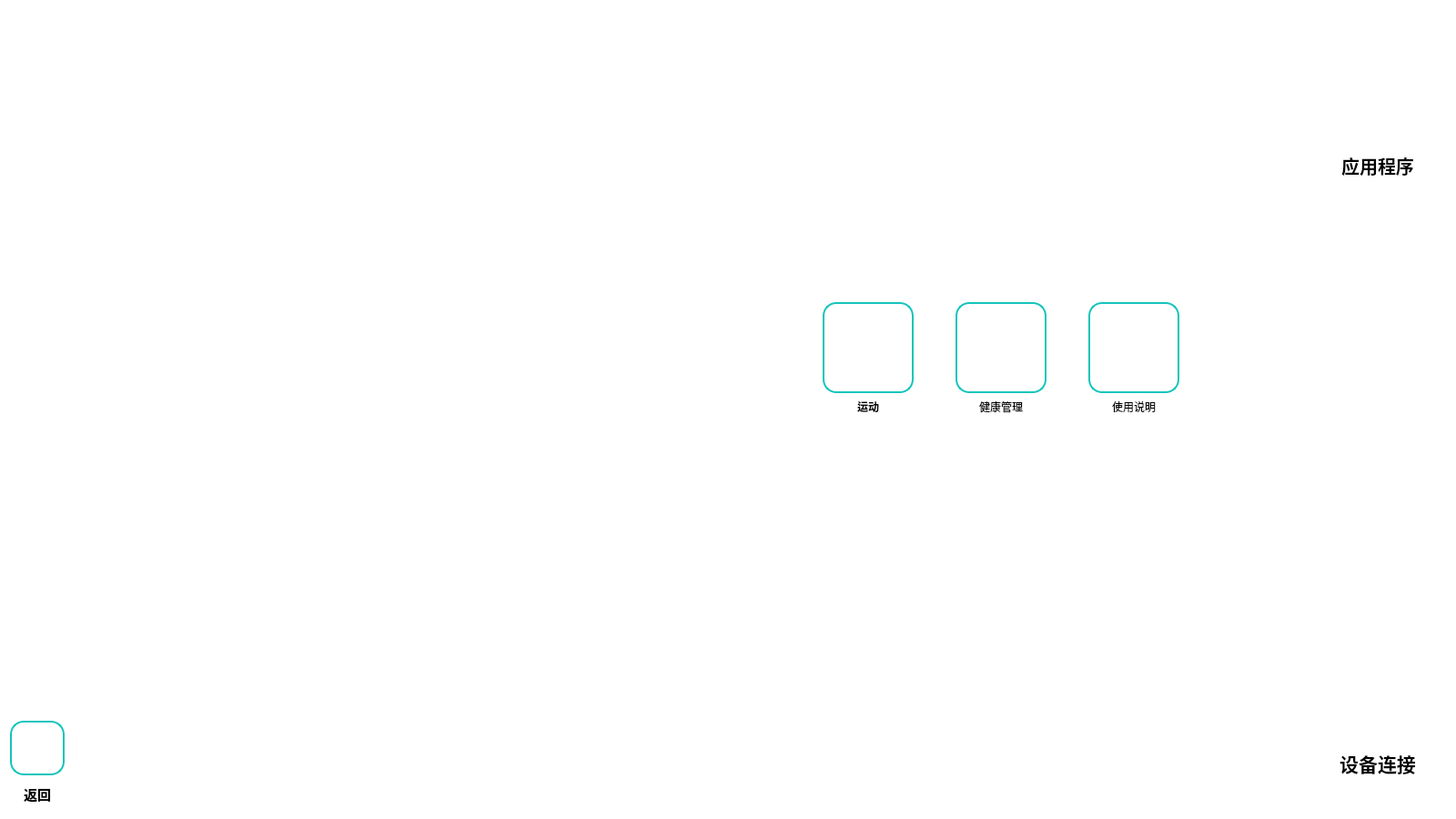
<?xml version="1.0" encoding="UTF-8"?>
<ui version="4.0">
 <class>ApplicationWindow</class>
 <widget class="QWidget" name="ApplicationWindow">
  <property name="enabled">
   <bool>true</bool>
  </property>
  <property name="geometry">
   <rect>
    <x>0</x>
    <y>0</y>
    <width>1600</width>
    <height>900</height>
   </rect>
  </property>
  <property name="windowTitle">
   <string>Form</string>
  </property>
  <property name="styleSheet">
   <string notr="true">background-color: rgb(255, 255, 255);
border:2px ;border-radius:15px;</string>
  </property>
  <layout class="QGridLayout" name="gridLayout">
   <item row="0" column="5">
    <spacer name="verticalSpacer_9">
     <property name="orientation">
      <enum>Qt::Vertical</enum>
     </property>
     <property name="sizeHint" stdset="0">
      <size>
       <width>20</width>
       <height>40</height>
      </size>
     </property>
    </spacer>
   </item>
   <item row="0" column="8">
    <spacer name="horizontalSpacer_4">
     <property name="orientation">
      <enum>Qt::Horizontal</enum>
     </property>
     <property name="sizeHint" stdset="0">
      <size>
       <width>40</width>
       <height>20</height>
      </size>
     </property>
    </spacer>
   </item>
   <item row="0" column="9" rowspan="2">
    <layout class="QVBoxLayout" name="verticalLayout">
     <item>
      <widget class="QLabel" name="labelPicture">
       <property name="minimumSize">
        <size>
         <width>150</width>
         <height>150</height>
        </size>
       </property>
       <property name="maximumSize">
        <size>
         <width>150</width>
         <height>150</height>
        </size>
       </property>
       <property name="styleSheet">
        <string notr="true">border-image: url(:/icon/ApplicationWindow/application.png);</string>
       </property>
       <property name="text">
        <string/>
       </property>
      </widget>
     </item>
     <item>
      <widget class="QLabel" name="labelTiltle">
       <property name="minimumSize">
        <size>
         <width>0</width>
         <height>0</height>
        </size>
       </property>
       <property name="maximumSize">
        <size>
         <width>150</width>
         <height>150</height>
        </size>
       </property>
       <property name="font">
        <font>
         <pointsize>15</pointsize>
         <weight>75</weight>
         <bold>true</bold>
        </font>
       </property>
       <property name="text">
        <string>应用程序</string>
       </property>
       <property name="alignment">
        <set>Qt::AlignCenter</set>
       </property>
      </widget>
     </item>
    </layout>
   </item>
   <item row="1" column="4" rowspan="2" colspan="3">
    <spacer name="verticalSpacer_8">
     <property name="orientation">
      <enum>Qt::Vertical</enum>
     </property>
     <property name="sizeHint" stdset="0">
      <size>
       <width>20</width>
       <height>185</height>
      </size>
     </property>
    </spacer>
   </item>
   <item row="2" column="8">
    <spacer name="horizontalSpacer_9">
     <property name="orientation">
      <enum>Qt::Horizontal</enum>
     </property>
     <property name="sizeHint" stdset="0">
      <size>
       <width>40</width>
       <height>20</height>
      </size>
     </property>
    </spacer>
   </item>
   <item row="3" column="0">
    <spacer name="verticalSpacer_10">
     <property name="orientation">
      <enum>Qt::Vertical</enum>
     </property>
     <property name="sizeHint" stdset="0">
      <size>
       <width>20</width>
       <height>40</height>
      </size>
     </property>
    </spacer>
   </item>
   <item row="3" column="4" rowspan="2" colspan="2">
    <widget class="QLabel" name="labelPicture2">
     <property name="minimumSize">
      <size>
       <width>471</width>
       <height>451</height>
      </size>
     </property>
     <property name="styleSheet">
      <string notr="true">border-image: url(:/picture/ApplicationWindow/health.png);</string>
     </property>
     <property name="text">
      <string/>
     </property>
    </widget>
   </item>
   <item row="3" column="6">
    <layout class="QHBoxLayout" name="horizontalLayout">
     <item>
      <layout class="QVBoxLayout" name="verticalLayout_2">
       <item>
        <widget class="QPushButton" name="sportPushButton">
         <property name="minimumSize">
          <size>
           <width>100</width>
           <height>100</height>
          </size>
         </property>
         <property name="styleSheet">
          <string notr="true">QPushButton{border:2px solid rgb(20,196,188);border-radius:15px;;border-image: url(:/icon/ApplicationWindow/sport.png);}


QPushButton:hover{background-color: rgb(246, 245, 244);border:none;border-image: url(:/icon/ApplicationWindow/sport.png);}









</string>
         </property>
         <property name="text">
          <string/>
         </property>
        </widget>
       </item>
       <item>
        <widget class="QLabel" name="labelSport">
         <property name="font">
          <font>
           <weight>75</weight>
           <bold>true</bold>
          </font>
         </property>
         <property name="text">
          <string>运动</string>
         </property>
         <property name="alignment">
          <set>Qt::AlignCenter</set>
         </property>
        </widget>
       </item>
       <item>
        <spacer name="verticalSpacer_4">
         <property name="orientation">
          <enum>Qt::Vertical</enum>
         </property>
         <property name="sizeHint" stdset="0">
          <size>
           <width>20</width>
           <height>40</height>
          </size>
         </property>
        </spacer>
       </item>
      </layout>
     </item>
     <item>
      <spacer name="horizontalSpacer">
       <property name="orientation">
        <enum>Qt::Horizontal</enum>
       </property>
       <property name="sizeHint" stdset="0">
        <size>
         <width>40</width>
         <height>20</height>
        </size>
       </property>
      </spacer>
     </item>
     <item>
      <layout class="QVBoxLayout" name="verticalLayout_6">
       <item>
        <widget class="QPushButton" name="healthManagerPushButton">
         <property name="minimumSize">
          <size>
           <width>100</width>
           <height>100</height>
          </size>
         </property>
         <property name="maximumSize">
          <size>
           <width>100</width>
           <height>100</height>
          </size>
         </property>
         <property name="styleSheet">
          <string notr="true">QPushButton{border:2px solid rgb(20,196,188);border-radius:15px;;border-image: url(:/icon/ApplicationWindow/healthManager.png);}

QPushButton:hover{background-color: rgb(246, 245, 244);border:none;border-image: url(:/icon/ApplicationWindow/healthManager.png);}
</string>
         </property>
         <property name="text">
          <string/>
         </property>
        </widget>
       </item>
       <item>
        <widget class="QLabel" name="labelHealthManager">
         <property name="text">
          <string>健康管理</string>
         </property>
         <property name="alignment">
          <set>Qt::AlignCenter</set>
         </property>
        </widget>
       </item>
       <item>
        <spacer name="verticalSpacer_2">
         <property name="orientation">
          <enum>Qt::Vertical</enum>
         </property>
         <property name="sizeHint" stdset="0">
          <size>
           <width>20</width>
           <height>40</height>
          </size>
         </property>
        </spacer>
       </item>
      </layout>
     </item>
     <item>
      <spacer name="horizontalSpacer_2">
       <property name="orientation">
        <enum>Qt::Horizontal</enum>
       </property>
       <property name="sizeHint" stdset="0">
        <size>
         <width>40</width>
         <height>20</height>
        </size>
       </property>
      </spacer>
     </item>
     <item>
      <layout class="QVBoxLayout" name="verticalLayout_4">
       <item>
        <widget class="QPushButton" name="manualPushbutton">
         <property name="minimumSize">
          <size>
           <width>100</width>
           <height>100</height>
          </size>
         </property>
         <property name="styleSheet">
          <string notr="true">QPushButton{border:2px solid rgb(20,196,188);border-radius:15px;;border-image: url(:/icon/ApplicationWindow/manual.png);}

QPushButton:hover{background-color: rgb(246, 245, 244);border:none;border-image: url(:/icon/ApplicationWindow/manual.png);}</string>
         </property>
         <property name="text">
          <string/>
         </property>
        </widget>
       </item>
       <item>
        <widget class="QLabel" name="labelManual">
         <property name="text">
          <string>使用说明</string>
         </property>
         <property name="alignment">
          <set>Qt::AlignCenter</set>
         </property>
        </widget>
       </item>
       <item>
        <spacer name="verticalSpacer_6">
         <property name="orientation">
          <enum>Qt::Vertical</enum>
         </property>
         <property name="sizeHint" stdset="0">
          <size>
           <width>20</width>
           <height>40</height>
          </size>
         </property>
        </spacer>
       </item>
      </layout>
     </item>
    </layout>
   </item>
   <item row="3" column="7">
    <spacer name="verticalSpacer_7">
     <property name="orientation">
      <enum>Qt::Vertical</enum>
     </property>
     <property name="sizeHint" stdset="0">
      <size>
       <width>20</width>
       <height>422</height>
      </size>
     </property>
    </spacer>
   </item>
   <item row="3" column="9">
    <spacer name="verticalSpacer_3">
     <property name="orientation">
      <enum>Qt::Vertical</enum>
     </property>
     <property name="sizeHint" stdset="0">
      <size>
       <width>20</width>
       <height>40</height>
      </size>
     </property>
    </spacer>
   </item>
   <item row="4" column="9">
    <spacer name="horizontalSpacer_6">
     <property name="orientation">
      <enum>Qt::Horizontal</enum>
     </property>
     <property name="sizeHint" stdset="0">
      <size>
       <width>149</width>
       <height>20</height>
      </size>
     </property>
    </spacer>
   </item>
   <item row="5" column="0">
    <spacer name="verticalSpacer">
     <property name="orientation">
      <enum>Qt::Vertical</enum>
     </property>
     <property name="sizeHint" stdset="0">
      <size>
       <width>20</width>
       <height>40</height>
      </size>
     </property>
    </spacer>
   </item>
   <item row="6" column="0">
    <layout class="QVBoxLayout" name="verticalLayout_5">
     <item>
      <widget class="QPushButton" name="returnBefore">
       <property name="enabled">
        <bool>true</bool>
       </property>
       <property name="minimumSize">
        <size>
         <width>60</width>
         <height>60</height>
        </size>
       </property>
       <property name="maximumSize">
        <size>
         <width>60</width>
         <height>60</height>
        </size>
       </property>
       <property name="styleSheet">
        <string notr="true">QPushButton{border:2px solid rgb(20,196,188);border-radius:15px;;border-image: url(:/icon/ApplicationWindow/return.png);}


QPushButton:hover{background-color: rgb(246, 245, 244);border:none;border-image: url(:/icon/ApplicationWindow/return.png);}</string>
       </property>
       <property name="text">
        <string/>
       </property>
       <property name="iconSize">
        <size>
         <width>20</width>
         <height>20</height>
        </size>
       </property>
       <property name="autoDefault">
        <bool>false</bool>
       </property>
      </widget>
     </item>
     <item>
      <widget class="QLabel" name="labelReturn">
       <property name="maximumSize">
        <size>
         <width>60</width>
         <height>23</height>
        </size>
       </property>
       <property name="font">
        <font>
         <pointsize>11</pointsize>
         <weight>75</weight>
         <bold>true</bold>
        </font>
       </property>
       <property name="text">
        <string>返回</string>
       </property>
       <property name="alignment">
        <set>Qt::AlignCenter</set>
       </property>
      </widget>
     </item>
    </layout>
   </item>
   <item row="6" column="1">
    <spacer name="horizontalSpacer_8">
     <property name="orientation">
      <enum>Qt::Horizontal</enum>
     </property>
     <property name="sizeHint" stdset="0">
      <size>
       <width>40</width>
       <height>20</height>
      </size>
     </property>
    </spacer>
   </item>
   <item row="6" column="2">
    <spacer name="horizontalSpacer_5">
     <property name="orientation">
      <enum>Qt::Horizontal</enum>
     </property>
     <property name="sizeHint" stdset="0">
      <size>
       <width>40</width>
       <height>20</height>
      </size>
     </property>
    </spacer>
   </item>
   <item row="6" column="3">
    <spacer name="horizontalSpacer_10">
     <property name="orientation">
      <enum>Qt::Horizontal</enum>
     </property>
     <property name="sizeHint" stdset="0">
      <size>
       <width>40</width>
       <height>20</height>
      </size>
     </property>
    </spacer>
   </item>
   <item row="6" column="4">
    <spacer name="verticalSpacer_11">
     <property name="orientation">
      <enum>Qt::Vertical</enum>
     </property>
     <property name="sizeHint" stdset="0">
      <size>
       <width>20</width>
       <height>108</height>
      </size>
     </property>
    </spacer>
   </item>
   <item row="2" column="9">
    <spacer name="verticalSpacer_5">
     <property name="orientation">
      <enum>Qt::Vertical</enum>
     </property>
     <property name="sizeHint" stdset="0">
      <size>
       <width>20</width>
       <height>40</height>
      </size>
     </property>
    </spacer>
   </item>
   <item row="6" column="9">
    <widget class="QPushButton" name="equipmentConnectPushutton">
     <property name="minimumSize">
      <size>
       <width>0</width>
       <height>100</height>
      </size>
     </property>
     <property name="font">
      <font>
       <pointsize>16</pointsize>
       <weight>75</weight>
       <bold>true</bold>
      </font>
     </property>
     <property name="styleSheet">
      <string notr="true">QPushButton{border:2px solid rgb(20,196,188);border-radius:15px;border:none}


QPushButton:hover{background-color: rgb(246, 245, 244);border:none;}</string>
     </property>
     <property name="text">
      <string>设备连接</string>
     </property>
    </widget>
   </item>
  </layout>
 </widget>
 <resources/>
 <connections/>
</ui>
